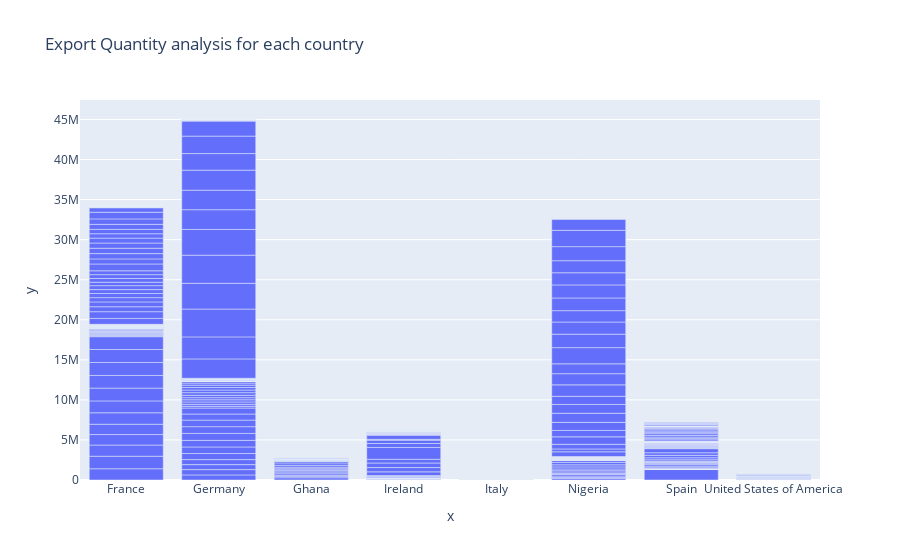

Write notebook code for a chart like this one.
### Code cell
fig1 = px.bar(x=data['Area'], y=data['Export Quantity'], title="Export Quantity analysis for each country")
fig1.show();

### Figure 1 — Plotly figure (JSON) as saved in the notebook; plotly's stock layout.template omitted (floating-point values rounded to 4 significant figures; data arrays with more than 128 entries replaced by an {"elided": "..."} marker saying what was removed)
{"data": [{"alignmentgroup": "True", "hovertemplate": "x=%{x}<br>y=%{y}<extra></extra>", "legendgroup": "", "marker": {"color": "#636efa", "pattern": {"shape": ""}}, "name": "", "offsetgroup": "", "orientation": "v", "showlegend": false, "textposition": "auto", "type": "bar", "x": {"elided": "979 str values"}, "xaxis": "x", "y": {"elided": "979 int values"}, "yaxis": "y"}], "layout": {"barmode": "relative", "legend": {"tracegroupgap": 0}, "title": {"text": "Export Quantity analysis for each country"}, "xaxis": {"anchor": "y", "domain": [0, 1], "title": {"text": "x"}}, "yaxis": {"anchor": "x", "domain": [0, 1], "title": {"text": "y"}}}}
